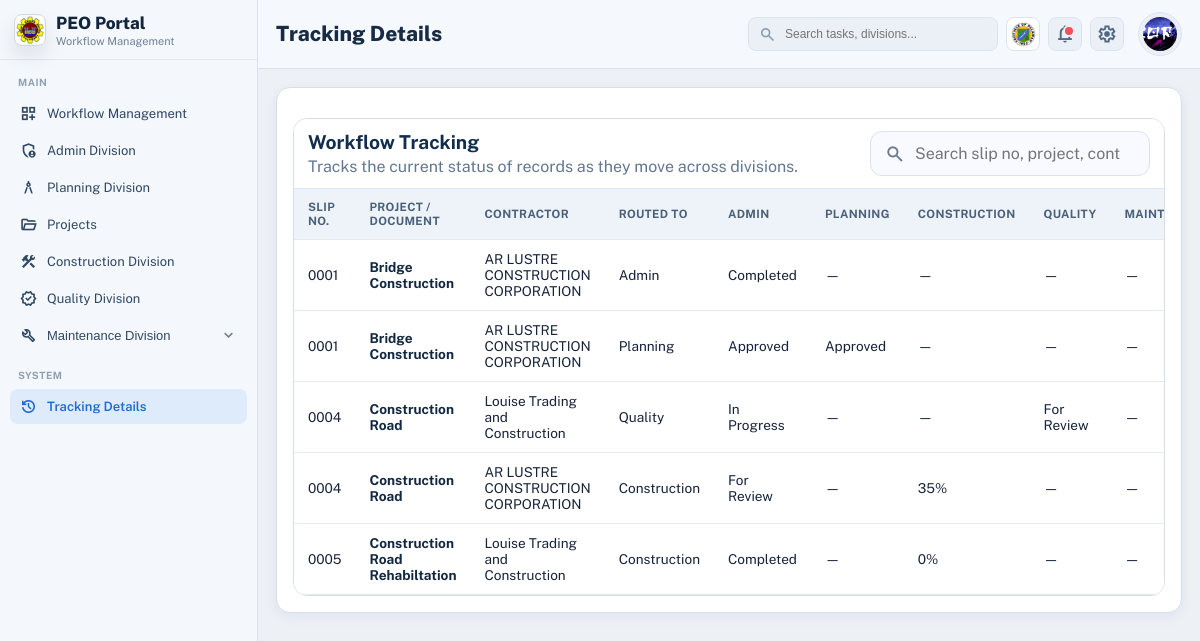
Page /tracking-details/ (signed in) on the committed database.
### my_app/models.py (models this page shows, shortened)
class DivisionStore(models.Model):
    KEY_ADMIN = 'admin'
    KEY_PLANNING = 'planning'
    KEY_CONSTRUCTION = 'construction'
    KEY_QUALITY = 'quality'
    KEY_MAINTENANCE = 'maintenance'
    KEY_CHOICES = [
        (KEY_ADMIN, 'Admin Division'),
        (KEY_PLANNING, 'Planning Division'),
        (KEY_CONSTRUCTION, 'Construction Division'),
        (KEY_QUALITY, 'Quality Division'),
        (KEY_MAINTENANCE, 'Maintenance Division'),
    ]
    user = models.ForeignKey(
        settings.AUTH_USER_MODEL,
        on_delete=models.CASCADE,
        related_name='division_stores',
    )
    key = models.CharField(max_length=20, choices=KEY_CHOICES)
    data = models.JSONField(default=dict, blank=True)
    created_at = models.DateTimeField(auto_now_add=True)
    updated_at = models.DateTimeField(auto_now=True)
    class Meta:
        constraints = [
            models.UniqueConstraint(fields=['user', 'key'], name='unique_division_store_per_user'),
        ]

### my_app/views.py (the view)
# urls.py: path('tracking-details/', views.tracking_details, name='tracking_details'),
@login_required
def tracking_details(request):
    return render(
        request,
        'Dashboard/dashboard.html',
        _build_dashboard_context(
            request,
            current_section='tracking',
            page_heading='Tracking Details',
            tracking_rows=_build_tracking_rows(request.user),
            tracking_payload=_build_tracking_payload(request.user),
        ),
    )

### my_app/templates/Dashboard/dashboard.html (shortened to what this page needs)
{% load static %}
{% load static %}
<!DOCTYPE html>
<html lang="en">
<head>
    <link rel="stylesheet" href="{% static 'styles.css' %}">
</head>
<body class="portal-body">
    <div class="portal-shell">
        <aside class="portal-sidebar" id="portal-sidebar">
            <div class="portal-brand">
                <div class="brand-icon">
                    <img src="{% static 'img/peo logo.png' %}" alt="PEO Portal logo">
                </div>
                <div class="brand-text">
                    <h1>PEO Portal</h1>
                    <p>Workflow Management</p>
                </div>
            </div>
            <nav class="portal-nav" aria-label="Primary">
                <p class="nav-group">Main</p>
                <a
                    href="{% url 'user_dashboard' %}"
                    class="nav-item {% if current_section == 'workflow' %}nav-item-active{% endif %}"
                    data-peo-toast-message="Workflow Management dashboard is now active."
                    data-peo-toast-title="Sidebar Navigation"
                    data-peo-toast-variant="info"
                    data-peo-toast-persist="navigation"
                >
                    <span class="material-symbols-outlined">dashboard_customize</span>
                    <span>Workflow Management</span>
                </a>
                <a
                    href="{% url 'admin_division_dashboard' %}"
                    class="nav-item js-admin-division-button {% if current_section == 'admin' %}nav-item-active{% endif %}"
                    data-admin-division-url="{% url 'admin_division_dashboard' %}"
                    data-peo-toast-message="Admin Division workspace loaded from the sidebar."
                    data-peo-toast-title="Sidebar Navigation"
                    data-peo-toast-variant="info"
                    data-peo-toast-persist="navigation"
                >
                    <span class="material-symbols-outlined">admin_panel_settings</span>
                    <span>Admin Division</span>
                </a>
                <a
                    href="{% url 'planning_division_dashboard' %}"
                    class="nav-item {% if current_section == 'planning' %}nav-item-active{% endif %}"
                    data-peo-toast-message="Planning Division workspace loaded from the sidebar."
                    data-peo-toast-title="Sidebar Navigation"
                    data-peo-toast-variant="info"
                    data-peo-toast-persist="navigation"
                >
                    <span class="material-symbols-outlined">architecture</span>
                    <span>Planning Division</span>
                </a>
                <a
                    href="{% url 'project_dashboard' %}"
                    class="nav-item js-project-dashboard-button {% if current_section == 'project' %}nav-item-active{% endif %}"
                    data-project-dashboard-url="{% url 'project_dashboard' %}"
                    data-peo-toast-message="Project registry opened from the sidebar."
                    data-peo-toast-title="Sidebar Navigation"
                    data-peo-toast-variant="info"
                    data-peo-toast-persist="navigation"
                >
                    <span class="material-symbols-outlined">folder_open</span>
                    <span>Projects</span>
                </a>
                <a
                    href="{% url 'construction_division_dashboard' %}"
                    class="nav-item {% if current_section == 'construction' %}nav-item-active{% endif %}"
                    data-peo-toast-message="Construction Division workspace loaded from the sidebar."
                    data-peo-toast-title="Sidebar Navigation"
                    data-peo-toast-variant="info"
                    data-peo-toast-persist="navigation"
                >
                    <span class="material-symbols-outlined">construction</span>
                    <span>Construction Division</span>
                </a>
                <a
                    href="{% url 'quality_division_dashboard' %}"
                    class="nav-item {% if current_section == 'quality' %}nav-item-active{% endif %}"
                    data-peo-toast-message="Quality Division workspace loaded from the sidebar."
                    data-peo-toast-title="Sidebar Navigation"
                    data-peo-toast-variant="info"
                    data-peo-toast-persist="navigation"
                >
                    <span class="material-symbols-outlined">verified</span>
                    <span>Quality Division</span>
                </a>
                <div class="nav-maintenance {% if current_section == 'maintenance' %}is-open{% endif %}">
                    <button
                        type="button"
                        class="nav-item nav-item-button js-maintenance-toggle {% if current_section == 'maintenance' %}nav-item-active{% endif %}"
                        aria-expanded="{% if current_section == 'maintenance' %}true{% else %}false{% endif %}"
                        data-maintenance-open="{% if current_section == 'maintenance' %}true{% else %}false{% endif %}"
                    >
                        <span class="nav-item-label">
                            <span class="material-symbols-outlined">build</span>
                            <span>Maintenance Division</span>
                        </span>
                        <span class="material-symbols-outlined nav-caret">expand_more</span>
                    </button>
                </div>
                <p class="nav-group nav-group-secondary">System</p>
                <a
                    href="{% url 'tracking_details' %}"
                    class="nav-item {% if current_section == 'tracking' %}nav-item-active{% endif %}"
                    data-peo-toast-message="Tracking Details opened from the sidebar."
                    data-peo-toast-title="Sidebar Navigation"
                    data-peo-toast-variant="info"
                    data-peo-toast-persist="navigation"
                >
                    <span class="material-symbols-outlined" aria-hidden="true">history</span>
                    <span>Tracking Details</span>
                </a>
            </nav>
        </aside>
        <main class="portal-main">
            <header class="portal-topbar">
                <div class="topbar-left">
                    <h2>{{ page_heading|default:"Workflow Management" }}</h2>
                </div>
                <div class="topbar-right">
                    <label class="search-wrap" for="dashboard-search">
                        <span class="material-symbols-outlined">search</span>
                        <input id="dashboard-search" type="text" placeholder="Search tasks, divisions...">
                    </label>
                    <div class="topbar-prov-logo" aria-label="Province logo">
                        <img src="{% static 'img/prov logo.png' %}" alt="Province of Batangas logo">
                    </div>
                    <div class="topbar-notifications-menu">
                        <button
                            type="button"
                            class="icon-btn {% if dashboard_has_notifications %}has-dot{% endif %}"
                            aria-label="Notifications"
                            aria-haspopup="menu"
                            aria-expanded="false"
                            data-topbar-notifications-toggle
                        >
                            <span class="material-symbols-outlined">notifications</span>
                        </button>
                    </div>
                    <div class="topbar-settings-menu">
                        <button
                            type="button"
                            class="icon-btn"
                            aria-label="Settings"
                            aria-haspopup="menu"
                            aria-expanded="false"
                            data-topbar-settings-toggle
                        >
                            <span class="material-symbols-outlined">settings</span>
                        </button>
                    </div>
                    <div class="topbar-user-menu">
                        <button
                            type="button"
                            class="topbar-user-trigger"
                            aria-haspopup="menu"
                            aria-expanded="false"
                            data-account-menu-toggle
                        >
                            <div class="user-avatar">
                                {% if dashboard_user_profile_picture_url %}
                                    <img src="{{ dashboard_user_profile_picture_url }}" alt="{{ dashboard_user_name }}">
                                {% else %}
                                    {{ dashboard_user_initials }}
                                {% endif %}
                            </div>
                        </button>
                    </div>
                </div>
            </header>
	            <section class="portal-content">
	                {% if current_section == 'admin' %}
	                    {% include admin_template|default:'admin/admin_division.html' %}
	                {% elif current_section == 'planning' %}
	                    {% include planning_template|default:'Planning/planning_division_table.html' %}
	                {% elif current_section == 'project' %}
	                    {% include 'Project/project_table.html' %}
	                {% elif current_section == 'construction' %}
	                    {% include construction_template|default:'construction/construction.html' %}
	                {% elif current_section == 'quality' %}
	                    {% include quality_template|default:'Quality/quality_division_table.html' %}
	                {% elif current_section == 'settings' %}
	                    {% include 'account/settings_panel.html' %}
	                {% elif current_section == 'maintenance' %}
	                    {% include maintenance_template %}
                {% elif current_section == 'tracking' %}
                    {% include 'tracking_details.html' %}
                {% endif %}
            </section>
        </main>
    </div>
</body>
</html>

### my_app/templates/tracking_details.html (shortened to what this page needs)
<section class="road-filter-panel tracking-board" aria-label="Workflow tracking details">
    <div class="road-table-wrap">
        <div class="road-table-head">
            <div>
                <h2 style="margin:0; font-size:1.2rem; color:#112e4d;">Workflow Tracking</h2>
                <p style="margin:4px 0 0; color:#617792;">Tracks the current status of records as they move across divisions.</p>
            </div>
            <div class="road-table-actions" style="display:flex; gap:12px; align-items:center;">
                <label class="quality-search" style="max-width:320px;">
                    <span class="material-symbols-outlined" aria-hidden="true">search</span>
                    <input type="search" class="js-tracking-search" placeholder="Search slip no, project, contractor...">
                </label>
            </div>
        </div>
        <div class="road-table-scroll" role="region" aria-label="Tracking table" tabindex="0">
            <table class="road-table tracking-table">
                <colgroup>
                    <col style="width: 120px;">
                    <col style="width: 320px;">
                    <col style="width: 220px;">
                    <col style="width: 140px;">
                    <col style="width: 150px;">
                    <col style="width: 150px;">
                    <col style="width: 150px;">
                    <col style="width: 150px;">
                    <col style="width: 160px;">
                    <col style="width: 140px;">
                </colgroup>
                <thead>
                    <tr>
                        <th>Slip No.</th>
                        <th>Project / Document</th>
                        <th>Contractor</th>
                        <th>Routed To</th>
                        <th>Admin</th>
                        <th>Planning</th>
                        <th>Construction</th>
                        <th>Quality</th>
                        <th>Maintenance</th>
                    </tr>
                </thead>
                <tbody class="js-tracking-table-body">
                    {% if tracking_rows %}
                        {% for row in tracking_rows %}
                            <tr class="js-tracking-row" data-admin-id="{{ row.admin_record_id }}">
                                <td>{{ row.slip_no|default:"—" }}</td>
                                <td>
                                    <strong style="color:#122840;">{{ row.project_name|default:"—" }}</strong>
                                </td>
                                <td>{{ row.contractor|default:"—" }}</td>
                                <td>{{ row.routed_to|default:"—" }}</td>
                                <td>{{ row.admin_status|default:"—" }}</td>
                                <td>{{ row.planning_status|default:"—" }}</td>
                                <td>{{ row.construction_status|default:"—" }}</td>
                                <td>{{ row.quality_status|default:"—" }}</td>
                                <td>{{ row.maintenance_status|default:"—" }}</td>
                            </tr>
                        {% endfor %}
                    {% else %}
                        <tr class="construction-empty-row js-tracking-empty-row">
                            <td colspan="10">No workflow records found yet.</td>
                        </tr>
                    {% endif %}
                </tbody>
            </table>
        </div>
    </div>
</section>

### rows in the picture
DivisionStore: slip_no "0001", project_name "Bridge Construction", contractor "AR LUSTRE CONSTRUCTION CORPORATION", routed_to "Admin", admin_status "Completed", planning_status "—", construction_status "—", quality_status "—", maintenance_status "—"
DivisionStore: slip_no "0001", project_name "Bridge Construction", contractor "AR LUSTRE CONSTRUCTION CORPORATION", routed_to "Planning", admin_status "Approved", planning_status "Approved", construction_status "—", quality_status "—", maintenance_status "—"
DivisionStore: slip_no "0004", project_name "Construction Road", contractor "Louise Trading and Construction", routed_to "Quality", admin_status "In Progress", planning_status "—", construction_status "—", quality_status "For Review", maintenance_status "—"
DivisionStore: slip_no "0004", project_name "Construction Road", contractor "AR LUSTRE CONSTRUCTION CORPORATION", routed_to "Construction", admin_status "For Review", planning_status "—", construction_status "35%", quality_status "—", maintenance_status "—", slip_no "0005", project_name "Construction Road Rehabiltation", contractor "Louise Trading and Construction", admin_status "Completed", construction_status "0%"

### other values in the picture
{{ page_heading|default:"Workflow Management" }} "Tracking Details"
